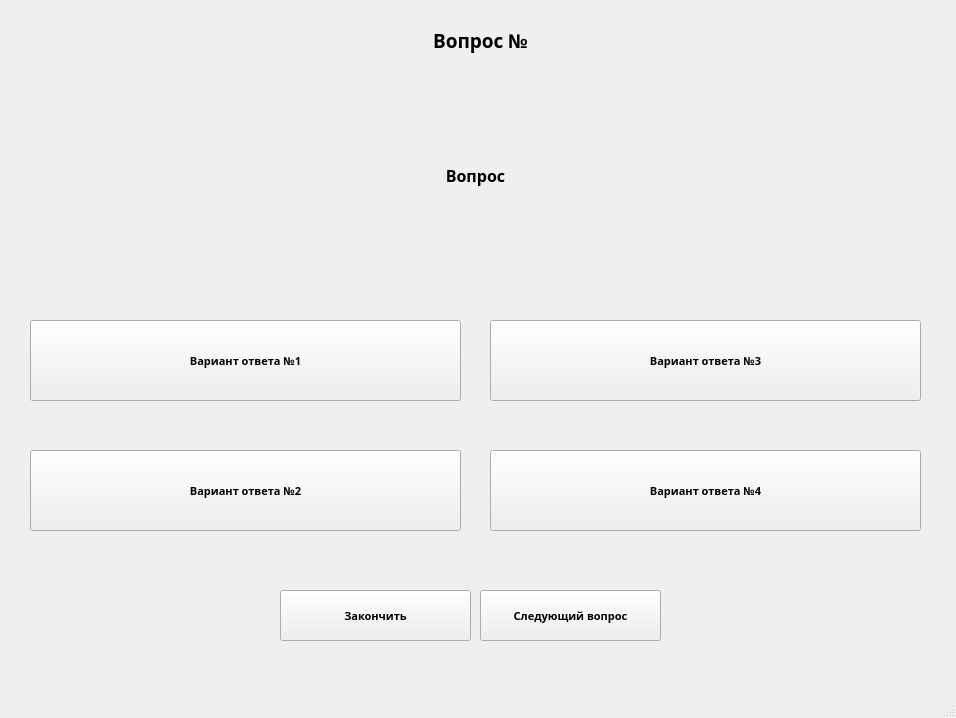
<?xml version="1.0" encoding="UTF-8"?>
<ui version="4.0">
 <class>MainWindow</class>
 <widget class="QMainWindow" name="MainWindow">
  <property name="geometry">
   <rect>
    <x>0</x>
    <y>0</y>
    <width>956</width>
    <height>718</height>
   </rect>
  </property>
  <property name="windowTitle">
   <string>MainWindow</string>
  </property>
  <widget class="QWidget" name="centralwidget">
   <widget class="QLabel" name="question_number_label">
    <property name="geometry">
     <rect>
      <x>0</x>
      <y>0</y>
      <width>961</width>
      <height>81</height>
     </rect>
    </property>
    <property name="font">
     <font>
      <family>Rockwell Extra Bold</family>
      <pointsize>14</pointsize>
      <weight>75</weight>
      <bold>true</bold>
     </font>
    </property>
    <property name="text">
     <string>Вопрос №</string>
    </property>
    <property name="alignment">
     <set>Qt::AlignCenter</set>
    </property>
   </widget>
   <widget class="QLabel" name="question_label">
    <property name="geometry">
     <rect>
      <x>0</x>
      <y>100</y>
      <width>951</width>
      <height>151</height>
     </rect>
    </property>
    <property name="font">
     <font>
      <family>Rockwell Extra Bold</family>
      <pointsize>12</pointsize>
      <weight>75</weight>
      <bold>true</bold>
     </font>
    </property>
    <property name="text">
     <string>Вопрос</string>
    </property>
    <property name="alignment">
     <set>Qt::AlignCenter</set>
    </property>
   </widget>
   <widget class="QPushButton" name="first_variant_button">
    <property name="geometry">
     <rect>
      <x>30</x>
      <y>320</y>
      <width>431</width>
      <height>81</height>
     </rect>
    </property>
    <property name="font">
     <font>
      <family>Rockwell Extra Bold</family>
      <pointsize>8</pointsize>
      <weight>75</weight>
      <bold>true</bold>
     </font>
    </property>
    <property name="text">
     <string>Вариант ответа №1</string>
    </property>
   </widget>
   <widget class="QPushButton" name="third_variant_button">
    <property name="geometry">
     <rect>
      <x>490</x>
      <y>320</y>
      <width>431</width>
      <height>81</height>
     </rect>
    </property>
    <property name="font">
     <font>
      <family>Rockwell Extra Bold</family>
      <pointsize>8</pointsize>
      <weight>75</weight>
      <bold>true</bold>
     </font>
    </property>
    <property name="text">
     <string>Вариант ответа №3</string>
    </property>
   </widget>
   <widget class="QPushButton" name="fourth_variant_button">
    <property name="geometry">
     <rect>
      <x>490</x>
      <y>450</y>
      <width>431</width>
      <height>81</height>
     </rect>
    </property>
    <property name="font">
     <font>
      <family>Rockwell Extra Bold</family>
      <pointsize>8</pointsize>
      <weight>75</weight>
      <bold>true</bold>
     </font>
    </property>
    <property name="text">
     <string>Вариант ответа №4</string>
    </property>
   </widget>
   <widget class="QPushButton" name="second_variant_button">
    <property name="geometry">
     <rect>
      <x>30</x>
      <y>450</y>
      <width>431</width>
      <height>81</height>
     </rect>
    </property>
    <property name="font">
     <font>
      <family>Rockwell Extra Bold</family>
      <pointsize>8</pointsize>
      <weight>75</weight>
      <bold>true</bold>
     </font>
    </property>
    <property name="text">
     <string>Вариант ответа №2</string>
    </property>
   </widget>
   <widget class="QPushButton" name="next_question_button">
    <property name="geometry">
     <rect>
      <x>480</x>
      <y>590</y>
      <width>181</width>
      <height>51</height>
     </rect>
    </property>
    <property name="font">
     <font>
      <family>Rockwell Extra Bold</family>
      <pointsize>8</pointsize>
      <weight>75</weight>
      <bold>true</bold>
     </font>
    </property>
    <property name="text">
     <string>Следующий вопрос</string>
    </property>
   </widget>
   <widget class="QPushButton" name="end_button">
    <property name="geometry">
     <rect>
      <x>280</x>
      <y>590</y>
      <width>191</width>
      <height>51</height>
     </rect>
    </property>
    <property name="font">
     <font>
      <family>Rockwell Extra Bold</family>
      <pointsize>8</pointsize>
      <weight>75</weight>
      <bold>true</bold>
     </font>
    </property>
    <property name="text">
     <string>Закончить</string>
    </property>
   </widget>
  </widget>
  <widget class="QMenuBar" name="menubar">
   <property name="geometry">
    <rect>
     <x>0</x>
     <y>0</y>
     <width>956</width>
     <height>26</height>
    </rect>
   </property>
  </widget>
  <widget class="QStatusBar" name="statusbar"/>
 </widget>
 <resources/>
 <connections/>
</ui>
